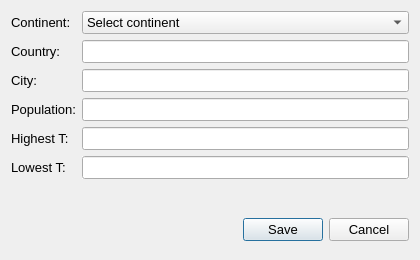
<?xml version="1.0" encoding="UTF-8"?>
<ui version="4.0">
 <class>AddNewCityDialog</class>
 <widget class="QDialog" name="AddNewCityDialog">
  <property name="windowModality">
   <enum>Qt::WindowModal</enum>
  </property>
  <property name="geometry">
   <rect>
    <x>0</x>
    <y>0</y>
    <width>420</width>
    <height>260</height>
   </rect>
  </property>
  <property name="sizePolicy">
   <sizepolicy hsizetype="Expanding" vsizetype="Fixed">
    <horstretch>0</horstretch>
    <verstretch>0</verstretch>
   </sizepolicy>
  </property>
  <property name="minimumSize">
   <size>
    <width>320</width>
    <height>260</height>
   </size>
  </property>
  <property name="maximumSize">
   <size>
    <width>620</width>
    <height>260</height>
   </size>
  </property>
  <property name="font">
   <font>
    <family>Microsoft YaHei UI</family>
    <pointsize>10</pointsize>
   </font>
  </property>
  <property name="windowTitle">
   <string>Add new city item</string>
  </property>
  <property name="windowIcon">
   <iconset resource="images.qrc">
    <normaloff>:/icon/icon.png</normaloff>:/icon/icon.png</iconset>
  </property>
  <layout class="QFormLayout" name="formLayout">
   <item row="0" column="0">
    <widget class="QLabel" name="continentLabel">
     <property name="font">
      <font>
       <family>Microsoft YaHei UI</family>
       <pointsize>10</pointsize>
      </font>
     </property>
     <property name="text">
      <string>Continent:</string>
     </property>
    </widget>
   </item>
   <item row="1" column="0">
    <widget class="QLabel" name="countryLabel">
     <property name="text">
      <string>Country:</string>
     </property>
    </widget>
   </item>
   <item row="2" column="0">
    <widget class="QLabel" name="cityLabel">
     <property name="text">
      <string>City:</string>
     </property>
    </widget>
   </item>
   <item row="3" column="0">
    <widget class="QLabel" name="populationLabel">
     <property name="text">
      <string>Population:</string>
     </property>
    </widget>
   </item>
   <item row="4" column="0">
    <widget class="QLabel" name="recordHighTemperatureLabel">
     <property name="text">
      <string>Highest T:</string>
     </property>
    </widget>
   </item>
   <item row="5" column="0">
    <widget class="QLabel" name="recordLowTemperatureLabel">
     <property name="text">
      <string>Lowest T:</string>
     </property>
    </widget>
   </item>
   <item row="0" column="1">
    <widget class="QComboBox" name="inputContinentComboBox">
     <item>
      <property name="text">
       <string>Select continent</string>
      </property>
     </item>
     <item>
      <property name="text">
       <string>Africa</string>
      </property>
     </item>
     <item>
      <property name="text">
       <string>Asia</string>
      </property>
     </item>
     <item>
      <property name="text">
       <string>Australia/Oceania</string>
      </property>
     </item>
     <item>
      <property name="text">
       <string>Europe</string>
      </property>
     </item>
     <item>
      <property name="text">
       <string>North America</string>
      </property>
     </item>
     <item>
      <property name="text">
       <string>South America</string>
      </property>
     </item>
    </widget>
   </item>
   <item row="1" column="1">
    <widget class="QLineEdit" name="inputCountryLineEdit">
     <property name="inputMethodHints">
      <set>Qt::ImhLatinOnly</set>
     </property>
     <property name="inputMask">
      <string/>
     </property>
    </widget>
   </item>
   <item row="2" column="1">
    <widget class="QLineEdit" name="inputCityLineEdit">
     <property name="inputMethodHints">
      <set>Qt::ImhLatinOnly</set>
     </property>
    </widget>
   </item>
   <item row="3" column="1">
    <widget class="QLineEdit" name="inputPopulationLineEdit">
     <property name="inputMethodHints">
      <set>Qt::ImhDigitsOnly</set>
     </property>
    </widget>
   </item>
   <item row="4" column="1">
    <widget class="QLineEdit" name="inputHighTempLineEdit">
     <property name="inputMethodHints">
      <set>Qt::ImhDigitsOnly</set>
     </property>
    </widget>
   </item>
   <item row="5" column="1">
    <widget class="QLineEdit" name="inputLowTempLineEdit">
     <property name="autoFillBackground">
      <bool>true</bool>
     </property>
     <property name="inputMethodHints">
      <set>Qt::ImhDigitsOnly</set>
     </property>
    </widget>
   </item>
   <item row="6" column="1">
    <spacer name="horizontalSpacer_2">
     <property name="orientation">
      <enum>Qt::Horizontal</enum>
     </property>
     <property name="sizeHint" stdset="0">
      <size>
       <width>40</width>
       <height>20</height>
      </size>
     </property>
    </spacer>
   </item>
   <item row="7" column="1">
    <widget class="QDialogButtonBox" name="save_cancel_buttonBox">
     <property name="sizePolicy">
      <sizepolicy hsizetype="Expanding" vsizetype="Expanding">
       <horstretch>2</horstretch>
       <verstretch>2</verstretch>
      </sizepolicy>
     </property>
     <property name="standardButtons">
      <set>QDialogButtonBox::Cancel|QDialogButtonBox::Save</set>
     </property>
    </widget>
   </item>
  </layout>
 </widget>
 <resources>
  <include location="images.qrc"/>
 </resources>
 <connections/>
</ui>
